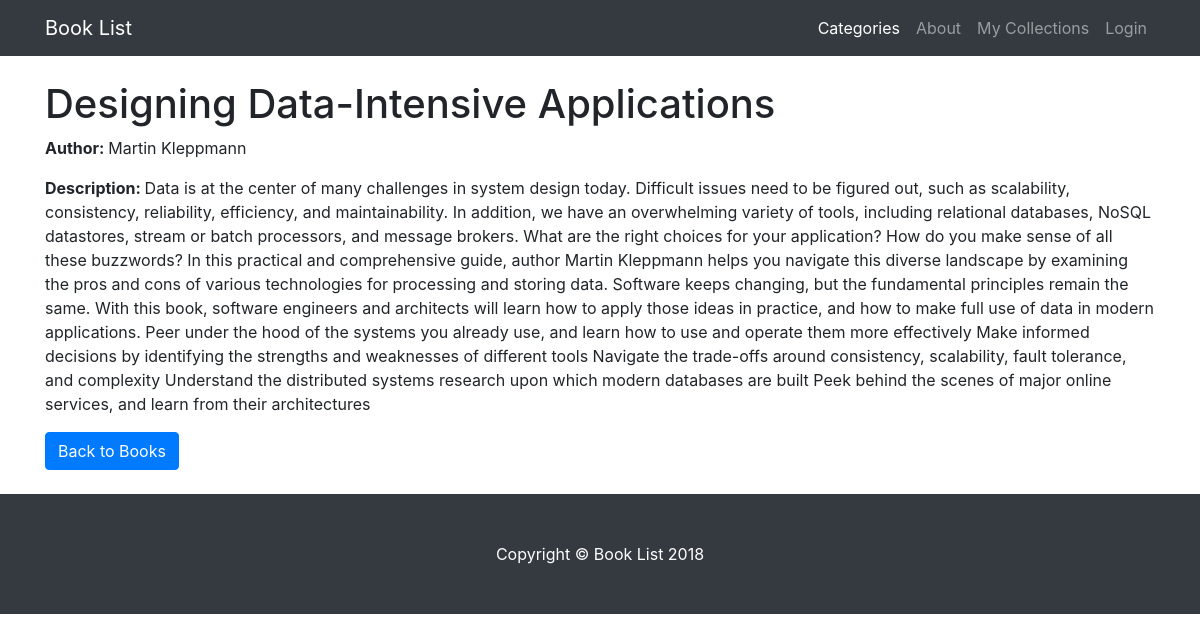
/category/1/book/1, run on the app's committed database.
### database_setup.py (models this page shows, shortened)
class Book(Base):
    __tablename__ = 'book'
    id = Column(Integer, primary_key=True)
    name = Column(String(250), nullable=False)
    author = Column(String(250))
    desc = Column(String(1000))
    category_id = Column(Integer, ForeignKey('category.id'))
    category = relationship(Category)

### project.py (the view)
@app.route('/category/<int:category_id>/book/<int:book_id>')
def bookDetail(category_id, book_id):
    book = session.query(Book).filter_by(id=book_id).one()
    return render_template(
        "bookDetail.html",
        book=book,
        category_id=category_id
    )

### templates/bookDetail.html
{% extends "main.html" %}
{% block content %}
    {% include "header.html" %}
    <br>
    <div class="container">
            <h1>{{book.name}}</h1>
            <p><b>Author: </b>{{book.author}}</p>
            <p><b>Description: </b>{{book.desc}}</p>
            <a href="{{url_for('categoryBooks', category_id=category_id)}}" class="btn btn-primary">Back to Books</a>
    </div>
    <br>
{% endblock %}

### static/4-col-portfolio.css (style rules this page uses)
body { padding-top: 54px; }
@media (min-width: 992px) { body { padding-top: 56px; } }

### data on the page
Book: name "Designing Data-Intensive Applications", author "Martin Kleppmann", desc "Data is at the center of many challenges in system design today. Difficult issues need to be figured out, such as scalability, consistency, reliability, efficiency, and maintainability. In addition, we have an overwhelming variety of tools, including relational databases, NoSQL datastores, stream or batch processors, and message brokers. What are the right choices for your application? How do you make sense of all these buzzwords? In this practical and comprehensive guide, author Martin Kleppmann helps you navigate this diverse landscape by examining the pros and cons of various technologies for processing and storing data. Software keeps changing, but the fundamental principles remain the…"
